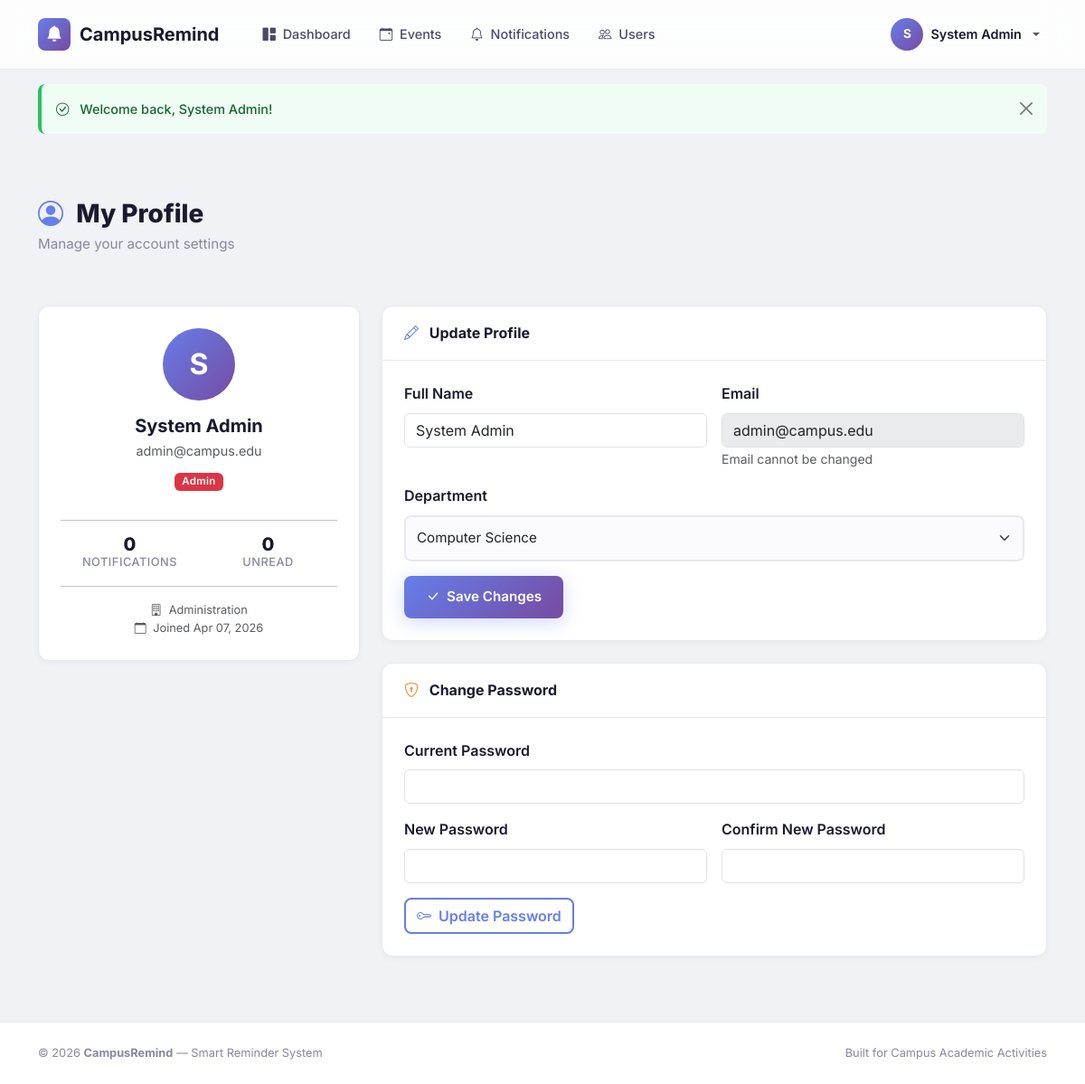
The app's page /profile.php (signed in) with its own data.
### tables this page shows
CREATE TABLE IF NOT EXISTS users (
    id INT AUTO_INCREMENT PRIMARY KEY,
    name VARCHAR(100) NOT NULL,
    email VARCHAR(150) NOT NULL UNIQUE,
    password VARCHAR(255) NOT NULL,
    department VARCHAR(100) NOT NULL,
    role ENUM('student', 'lecturer', 'admin') NOT NULL DEFAULT 'student',
    created_at TIMESTAMP DEFAULT CURRENT_TIMESTAMP,
    updated_at TIMESTAMP DEFAULT CURRENT_TIMESTAMP ON UPDATE CURRENT_TIMESTAMP
);

### includes/functions.php (called while the page is built, shortened)
<?php
function getFlash() {
    if (isset($_SESSION['flash'])) {
        $flash = $_SESSION['flash'];
        return $flash;
    }
    return null;
}
function isLoggedIn() {
    return isset($_SESSION['user_id']);
}
function isAdmin() {
    return isset($_SESSION['user_role']) && $_SESSION['user_role'] === 'admin';
}
function getCurrentUser() {
    $pdo = getDBConnection();
    $stmt = $pdo->prepare("SELECT id, name, email, department, role FROM users WHERE id = ?");
    $stmt->execute([$_SESSION['user_id']]);
    return $stmt->fetch();
}
function sanitize($input) {
    return htmlspecialchars(trim($input), ENT_QUOTES, 'UTF-8');
}

### profile.php (the view, shortened to what this page needs)
<?php
require_once __DIR__ . '/includes/header.php';
$pdo = getDBConnection();
$userId = $_SESSION['user_id'];
$stmt = $pdo->prepare("SELECT * FROM users WHERE id = ?");
$stmt->execute([$userId]);
$user = $stmt->fetch();
$stmt = $pdo->prepare("SELECT COUNT(*) FROM notifications WHERE user_id = ?");
$stmt->execute([$userId]);
$notifCount = $stmt->fetchColumn();
$stmt = $pdo->prepare("SELECT COUNT(*) FROM notifications WHERE user_id = ? AND is_read = 0");
$stmt->execute([$userId]);
$unreadNotifCount = $stmt->fetchColumn();
?>
<div class="container py-4">
    <div class="page-header fade-in">
        <h1><i class="bi bi-person-circle me-2" style="color:var(--primary)"></i> My Profile</h1>
        <p>Manage your account settings</p>
    </div>
    <div class="row g-4">
        <div class="col-lg-4 fade-in">
            <div class="content-card text-center">
                <div class="content-card-body py-4">
                    <div class="user-avatar mx-auto mb-3" style="width:80px;height:80px;font-size:2rem">
                        <?= strtoupper(substr($user['name'], 0, 1)) ?>
                    </div>
                    <h5 class="fw-bold mb-1"><?= sanitize($user['name']) ?></h5>
                    <p class="text-muted mb-2" style="font-size:.9rem"><?= sanitize($user['email']) ?></p>
                    <span class="badge <?= $user['role'] === 'admin' ? 'bg-danger' : ($user['role'] === 'lecturer' ? 'bg-info' : 'bg-primary') ?> mb-3">
                        <?= ucfirst($user['role']) ?>
                    </span>
                    <hr>
                    <div class="row text-center g-0">
                        <div class="col-6">
                            <div class="stat-value" style="font-size:1.25rem"><?= $notifCount ?></div>
                            <div class="stat-label">Notifications</div>
                        </div>
                        <div class="col-6">
                            <div class="stat-value" style="font-size:1.25rem"><?= $unreadNotifCount ?></div>
                            <div class="stat-label">Unread</div>
                        </div>
                    </div>
                    <hr>
                    <p class="text-muted mb-0" style="font-size:.8rem">
                        <i class="bi bi-building me-1"></i> <?= sanitize($user['department']) ?><br>
                        <i class="bi bi-calendar me-1"></i> Joined <?= date('M d, Y', strtotime($user['created_at'])) ?>
                    </p>
                </div>
            </div>
        </div>
        <div class="col-lg-8">
            <div class="content-card mb-4 fade-in">
                <div class="content-card-header">
                    <h5><i class="bi bi-pencil me-2" style="color:var(--primary)"></i> Update Profile</h5>
                </div>
                <div class="content-card-body">
                    <form method="POST" action="">
                        <div class="row g-3 mb-3">
                            <div class="col-md-6">
                                <label for="name" class="form-label fw-semibold">Full Name</label>
                                <input type="text" class="form-control" id="name" name="name"
                                       value="<?= sanitize($user['name']) ?>" required>
                            </div>
                            <div class="col-md-6">
                                <label for="email_display" class="form-label fw-semibold">Email</label>
                                <input type="email" class="form-control" id="email_display"
                                       value="<?= sanitize($user['email']) ?>" disabled>
                                <small class="text-muted">Email cannot be changed</small>
                            </div>
                        </div>
                        <div class="mb-3">
                            <label for="department" class="form-label fw-semibold">Department</label>
                            <select class="form-select" id="department" name="department" required>
                                <?php foreach (['Computer Science','Engineering','Business','Arts & Humanities','Sciences','Education','Health Sciences','Law'] as $dept): ?>
                                    <option <?= $user['department'] === $dept ? 'selected' : '' ?>><?= $dept ?></option>
                                <?php endforeach; ?>
                            </select>
                        </div>
                        <button type="submit" class="btn btn-primary-gradient">
                            <i class="bi bi-check-lg me-1"></i> Save Changes
                        </button>
                    </form>
                </div>
            </div>
            <div class="content-card fade-in">
                <div class="content-card-header">
                    <h5><i class="bi bi-shield-lock me-2" style="color:#ed8936"></i> Change Password</h5>
                </div>
                <div class="content-card-body">
                    <form method="POST" action="">
                        <div class="mb-3">
                            <label for="current_password" class="form-label fw-semibold">Current Password</label>
                            <input type="password" class="form-control" id="current_password" name="current_password" required>
                        </div>
                        <div class="row g-3 mb-3">
                            <div class="col-md-6">
                                <label for="new_password" class="form-label fw-semibold">New Password</label>
                                <input type="password" class="form-control" id="new_password" name="new_password" required minlength="6">
                            </div>
                            <div class="col-md-6">
                                <label for="confirm_password" class="form-label fw-semibold">Confirm New Password</label>
                                <input type="password" class="form-control" id="confirm_password" name="confirm_password" required>
                            </div>
                        </div>
                        <button type="submit" class="btn btn-outline-primary-custom">
                            <i class="bi bi-key me-1"></i> Update Password
                        </button>
                    </form>
                </div>
            </div>
        </div>
    </div>
</div>
<?php require_once __DIR__ . '/includes/footer.php'; ?>

### includes/header.php (shortened to what this page needs)
<?php
require_once __DIR__ . '/functions.php';
$currentUser = getCurrentUser();
$currentPage = basename($_SERVER['PHP_SELF'], '.php');
?>
<!DOCTYPE html>
<html lang="en">
<head>
    <link href="https://cdn.jsdelivr.net/npm/bootstrap@5.3.3/dist/css/bootstrap.min.css" rel="stylesheet">
    <link href="https://cdn.jsdelivr.net/npm/bootstrap-icons@1.11.3/font/bootstrap-icons.min.css" rel="stylesheet">
    <link href="<?= BASE_URL ?>assets/css/style.css" rel="stylesheet">
</head>
<body>
<?php if (isLoggedIn()): ?>
<nav class="navbar navbar-expand-lg navbar-custom sticky-top" id="mainNav">
    <div class="container">
        <a class="navbar-brand navbar-brand-custom" href="<?= BASE_URL ?>dashboard.php">
            <span class="navbar-brand-icon"><i class="bi bi-bell-fill"></i></span>
            CampusRemind
        </a>
        <div class="collapse navbar-collapse" id="navMain">
            <ul class="navbar-nav me-auto ms-3">
                <li class="nav-item">
                    <a class="nav-link nav-link-custom <?= $currentPage === 'dashboard' ? 'active' : '' ?>"
                       href="<?= BASE_URL ?>dashboard.php">
                        <i class="bi bi-grid-1x2-fill me-1"></i> Dashboard
                    </a>
                </li>
                <li class="nav-item">
                    <a class="nav-link nav-link-custom <?= $currentPage === 'events' ? 'active' : '' ?>"
                       href="<?= BASE_URL ?>events/index.php">
                        <i class="bi bi-calendar-event me-1"></i> Events
                    </a>
                </li>
                <li class="nav-item">
                    <a class="nav-link nav-link-custom <?= $currentPage === 'notifications' ? 'active' : '' ?>"
                       href="<?= BASE_URL ?>notifications.php">
                        <i class="bi bi-bell me-1"></i> Notifications
                    </a>
                </li>
                <?php if (isAdmin()): ?>
                <li class="nav-item">
                    <a class="nav-link nav-link-custom <?= $currentPage === 'users' ? 'active' : '' ?>"
                       href="<?= BASE_URL ?>admin/users.php">
                        <i class="bi bi-people me-1"></i> Users
                    </a>
                </li>
                <?php endif; ?>
            </ul>
            <ul class="navbar-nav ms-auto align-items-center">
                <li class="nav-item dropdown">
                    <a class="nav-link dropdown-toggle d-flex align-items-center gap-2" href="#"
                       role="button" data-bs-toggle="dropdown">
                        <span class="user-avatar"><?= strtoupper(substr($currentUser['name'] ?? 'U', 0, 1)) ?></span>
                        <span class="d-none d-md-inline" style="font-weight:600;font-size:.9rem;color:var(--text-primary)">
                            <?= sanitize($currentUser['name'] ?? 'User') ?>
                        </span>
                    </a>
                </li>
            </ul>
        </div>
    </div>
</nav>
<?php endif; ?>
<?php $flash = getFlash(); if ($flash): ?>
<div class="container mt-3">
    <div class="alert alert-<?= $flash['type'] ?> alert-dismissible fade show" role="alert">
        <i class="bi bi-<?= $flash['type'] === 'success' ? 'check-circle' : ($flash['type'] === 'danger' ? 'exclamation-triangle' : 'info-circle') ?> me-2"></i>
        <?= $flash['message'] ?>
        <button type="button" class="btn-close" data-bs-dismiss="alert"></button>
    </div>
</div>
<?php endif; ?>

### includes/footer.php (shortened to what this page needs)
<footer class="footer-custom">
    <div class="container">
        <div class="row align-items-center">
            <div class="col-md-6 text-center text-md-start">
                <p>&copy; <?= date('Y') ?> <strong>CampusRemind</strong> — Smart Reminder System</p>
            </div>
            <div class="col-md-6 text-center text-md-end">
                <p>Built for Campus Academic Activities</p>
            </div>
        </div>
    </div>
</footer>
</body>
</html>

### records on screen
users: name "S", name "System Admin", email "admin@campus.edu", role "Admin", department "Administration", created_at "Apr 07, 2026"

### other values on screen
$flash['message'] "Welcome back, System Admin!"
$notifCount "0"
$unreadNotifCount "0"
form field department "Computer Science"
